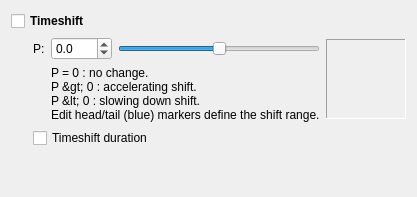
     <widget class="QWidget" name="Timeshift">
      <attribute name="title">
       <string>T&amp;imeshift</string>
      </attribute>
      <layout class="QGridLayout">
       <item row="0" column="0" colspan="5">
        <widget class="QCheckBox" name="TimeshiftCheckBox">
         <property name="font">
          <font>
           <weight>75</weight>
           <bold>true</bold>
          </font>
         </property>
         <property name="toolTip">
          <string>Timeshift selected events</string>
         </property>
         <property name="text">
          <string>Timeshift</string>
         </property>
        </widget>
       </item>
       <item row="1" column="0">
        <spacer>
         <property name="orientation">
          <enum>Qt::Horizontal</enum>
         </property>
         <property name="sizeType">
          <enum>QSizePolicy::Fixed</enum>
         </property>
         <property name="sizeHint" stdset="0">
          <size>
           <width>16</width>
           <height>19</height>
          </size>
         </property>
        </spacer>
       </item>
       <item row="1" column="1">
        <widget class="QLabel" name="TimeshiftLabel">
         <property name="text">
          <string>P:</string>
         </property>
        </widget>
       </item>
       <item row="1" column="2">
        <widget class="QDoubleSpinBox" name="TimeshiftSpinBox">
         <property name="minimumSize">
          <size>
           <width>60</width>
           <height>0</height>
          </size>
         </property>
         <property name="toolTip">
          <string>Timeshift parameter</string>
         </property>
         <property name="accelerated">
          <bool>true</bool>
         </property>
         <property name="decimals">
          <number>1</number>
         </property>
         <property name="minimum">
          <double>-100.0</double>
         </property>
         <property name="maximum">
          <double>100.0</double>
         </property>
         <property name="singleStep">
          <double>0.1</double>
         </property>
         <property name="value">
          <double>0.0</double>
         </property>
        </widget>
       </item>
       <item row="1" column="3">
        <widget class="QSlider" name="TimeshiftSlider">
         <property name="toolTip">
          <string>Timeshift parameter (log)</string>
         </property>
         <property name="minimum">
          <number>-10000</number>
         </property>
         <property name="maximum">
          <number>10000</number>
         </property>
         <property name="singleStep">
          <number>10</number>
         </property>
         <property name="pageStep">
          <number>100</number>
         </property>
         <property name="value">
          <number>0</number>
         </property>
         <property name="orientation">
          <enum>Qt::Horizontal</enum>
         </property>
        </widget>
       </item>
       <item row="1" column="4" rowspan="2">
        <widget class="QFrame" name="TimeshiftFrame">
         <property name="minimumSize">
          <size>
           <width>80</width>
           <height>80</height>
          </size>
         </property>
         <property name="maximumSize">
          <size>
           <width>80</width>
           <height>80</height>
          </size>
         </property>
         <property name="toolTip">
          <string>Timeshift curve</string>
         </property>
         <property name="frameShape">
          <enum>QFrame::Panel</enum>
         </property>
         <property name="frameShadow">
          <enum>QFrame::Sunken</enum>
         </property>
        </widget>
       </item>
       <item row="2" column="2" colspan="2">
        <widget class="QLabel" name="TimeshiftText">
         <property name="text">
          <string>P = 0 : no change.
P &gt; 0 : accelerating shift.
P &lt; 0 : slowing down shift.
Edit head/tail (blue) markers define the shift range.</string>
         </property>
        </widget>
       </item>
       <item row="3" column="1" colspan="4">
        <widget class="QCheckBox" name="TimeshiftDurationCheckBox">
         <property name="text">
          <string>Timeshift duration</string>
         </property>
        </widget>
       </item>
       <item row="4" column="1" colspan="4">
        <spacer>
         <property name="orientation">
          <enum>Qt::Vertical</enum>
         </property>
         <property name="sizeHint" stdset="0">
          <size>
           <width>358</width>
           <height>38</height>
          </size>
         </property>
        </spacer>
       </item>
      </layout>
     </widget>
